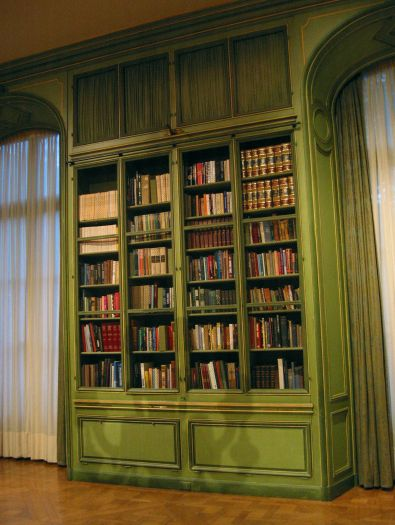
#> input picture Labs/Lab1_IntroductionToOpenCVandReciprocalRecommendation_ANSWERS/Images/bookshelf.jpg, 395 x 525 px
$ jupyter execute 'Lab 1 2021-2022 Multimedia Analysis.ipynb'
#> lines starting #> are read from the running program, lines starting #| are printed output that depends on the picture
<h1 align="center"> Introduction to OpenCV and
Reciprocal Recommendation
 </h1>

$$
\text{CSE2230 Multimedia Analysis}\\
\text{2021-2022 Q3 Week 1}\\
\textbf{Deadline:}\text{ 15 Feburary 2022}
$$

### Data collection
Before you start, please fill in your ice cream consumption counts in the form:

Remember to keep your counts secret. Don’t let your neighbors know how you filled in the survey.

### How to submit your work:
After making this jupiter notebook, in brightspace you can find under Lab -> Lab 1 -> YOURNAME_LAB1.docx. Fill in this document and convert it to a PDF or Docx file. In brightspace under assigments there will be a assigment called **"Lab 1"**. Here you can hand in the PDF or Docx you just created with your answers and prediction.

## Our goals today:

### Part 1: OpenCV
Your overall mission for Part 1 today is to become familiar with OpenCV, a computer vision library that we will use in this course for image processing and video processing. You will revisit familiar territory: image convolution and the Sobel filter.

In this course, we treat topics from two perspectives: algorithm perspective and user perspective. Here is how you learn from both these perspectives in Part 1:

In this course, we learn about image and video processing in two ways:
1. **Algorithm perspective:** Here, you learn by implementation. You look at code and you implement extractors for features or generators for descriptors, in part or in full.
2. **User perspective:** Here, you learn by observation and experimentation. You look at images, and think about what you “see”, not as a computer scientist, but as a user of a multimedia system. Different features are able to capture different aspects of what people see when they look at and compare images.

These two perspectives will become clearer next week, as we look at image retrieval systems.

### Part 2: Reciprocal Recommendation
Your overall mission for Part 2 is to build a simple recommender system. The recommender system is a “pairing algorithm”, which will pair people in the course based on their self-reported ice cream eating behavior. For this task, we will use an Ice Cream Consumption data set that we create ourselves.

Here in Part 2, we also have learn two perspectives:
1. **Algorithm perspective:** Here, you learn by implementation. You become familiar with the distance measures and metrics that we learned about in class, and you also have a chance to experiment with normalization.
2. **User perspective:** Here, you learn by exercising your creativity. First, think about what the consumption counts in the Ice Cream Consumption data set might actually reflect about the individual users. Then, think about how to make a connection between two users based on what you assume/believe that the counts reflect. The connection that you make should be intended to lead to a happy collaborative relationship between the two people.

We will use the “pairing algorithms” that you create in order to assign lab partners in the labs starting next week.

## Part 1: Introduction to Open CV

### Loading and showing an Image using OpenCV
Create a function that loads in the `bookshelf.jpg` image by using:

`import cv2 # this imports the OpenCV functions
im = cv2.imread(’../Images/bookshelf.jpg’)
cv2.imshow(’Books image’, im)
cv2.waitKey()`

We can convert it to grayscale by using:

`gray = cv2.cvtColor(im,cv2.COLOR_BGR2GRAY)
cv2.imshow(’Grayscale’, gray)
cv2.waitKey()`

Firstly, you should see an BGR version of the image show. After having pressed any key in the pop up window you will see a Gray scale version show. Pressing any key in the window a third time will close the script.

If `cv2.imshow()` gives a weird screen you can use matplotlib to show images like this:

`import matplotlib.pyplot as plt
plt.imshow(im)
plt.show()`

Note that matplotlib uses RGB images instead of OpenCV's BGR color format.
The `waitKey()` call species that the window should stay open until the cross is pressed. Otherwise it will close immediately.

[cell 1]
import cv2 # this imports the OpenCV functions
im = cv2.imread('Images/bookshelf.jpg')
#> im is the input picture: shape (525, 395, 3); mean B, G, R 45.4, 83.5, 94.7
cv2.imshow('Books image', im)
cv2.waitKey()

gray = cv2.cvtColor(im,cv2.COLOR_BGR2GRAY)
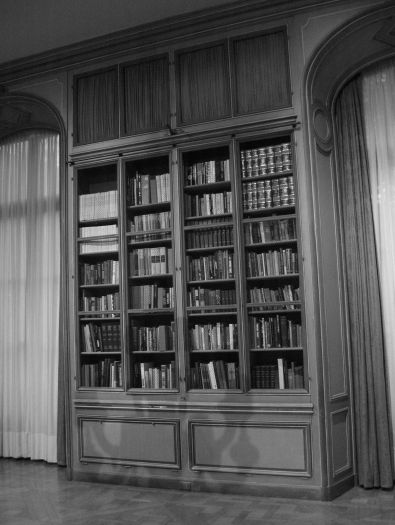
#> gray: shape (525, 395); min 1, max 234, mean 82.5
cv2.imshow('Grayscale', gray)
cv2.waitKey()
